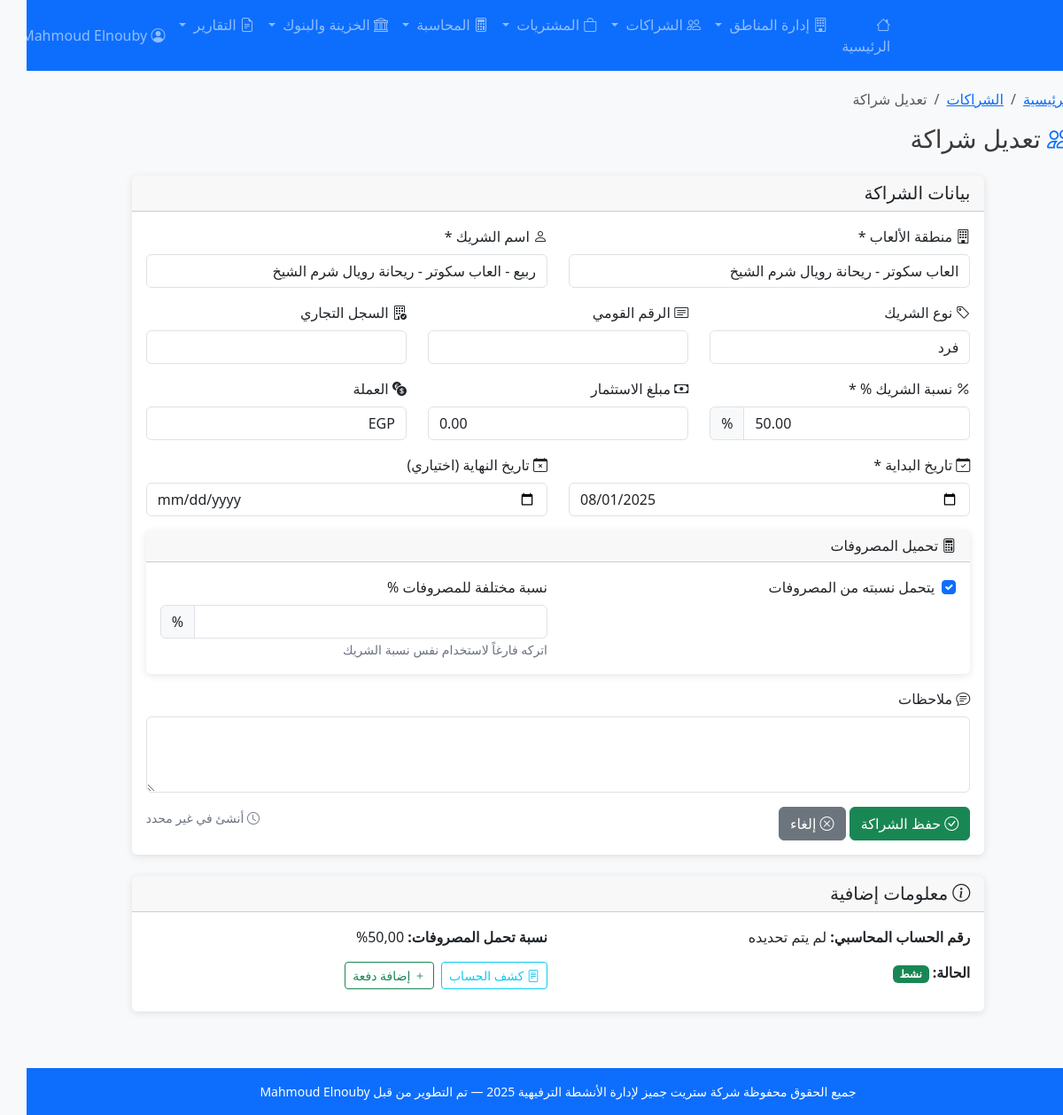
The app's page /partnerships/9/edit/ (signed in) with its own data.
### partnerships/models.py (models this page shows, shortened)
class Partnership(models.Model):
    PARTNER_TYPE_CHOICES = [
        ('individual', 'فرد'),
        ('company', 'شركة'),
        ('investor', 'مستثمر'),
    ]
    zone = models.ForeignKey(GameZone, on_delete=models.CASCADE, related_name='partnerships', verbose_name="منطقة الألعاب")
    partner_name = models.CharField(max_length=200, verbose_name="اسم الشريك")
    partner_type = models.CharField(max_length=20, choices=PARTNER_TYPE_CHOICES, verbose_name="نوع الشريك")
    national_id = models.CharField(max_length=20, blank=True, verbose_name="الرقم القومي")  # للأفراد
    commercial_register = models.CharField(max_length=50, blank=True, verbose_name="السجل التجاري")  # للشركات
    percentage = models.DecimalField(max_digits=5, decimal_places=2, verbose_name="نسبة الشريك %")  # نسبة الشريك
    investment_amount = models.DecimalField(max_digits=12, decimal_places=2, default=0, verbose_name="مبلغ الاستثمار")
    currency = models.CharField(max_length=3, default='EGP', verbose_name="العملة")
    start_date = models.DateField(verbose_name="تاريخ البداية")
    end_date = models.DateField(null=True, blank=True, verbose_name="تاريخ النهاية")
    partner_account = models.CharField(max_length=20, blank=True, verbose_name="رقم حساب الشريك")  # رقم حساب الشريك
    share_expenses = models.BooleanField(default=True, verbose_name="يتحمل المصروفات")  # هل يتحمل نسبته من المصروفات؟
    expense_percentage = models.DecimalField(max_digits=5, decimal_places=2, null=True, blank=True, verbose_name="نسبة المصروفات %")  # نسبة مختلفة للمصروفات
    active = models.BooleanField(default=True, verbose_name="نشط")
    notes = models.TextField(blank=True, verbose_name="ملاحظات")
    def get_expense_percentage(self):
        if self.share_expenses:
            return self.expense_percentage or self.percentage
        return Decimal('0')
    class Meta:
        unique_together = ['zone', 'partner_name']
        verbose_name = "شراكة"
        verbose_name_plural = "الشراكات"

### partnerships/views.py (the view)
# urls.py: path('<int:pk>/edit/', views.partnership_edit, name='partnership_edit'),
@manager_or_admin_required
def partnership_edit(request, pk):
    if hasattr(request.user, 'userprofile'):
        accessible_zones = request.user.userprofile.get_accessible_zones()
    else:
        accessible_zones = []
    partnership = get_object_or_404(Partnership, pk=pk, zone__in=accessible_zones)
    if request.method == 'POST':
        form = PartnershipForm(request.POST, instance=partnership, user=request.user)
        if form.is_valid():
            form.save()
            messages.success(request, 'تم تحديث الشراكة بنجاح')
            return redirect('partnerships:partnerships_list')
    else:
        form = PartnershipForm(instance=partnership, user=request.user)
    return render(request, 'partnerships/partnership_form.html', {'form': form, 'title': 'تعديل شراكة', 'partnership': partnership})

### core/context_processors.py (called while the page is built)
def app_context(request):
    return {
        'app_name': 'Street Games V2',
        'app_version': '2.0.0',
        'company_name': 'شركة ألعاب الشارع',
        'support_email': 'support@streetgames.com',
        'debug_mode': settings.DEBUG,
        'supported_currencies': get_supported_currencies(),
    }

### core/models.py (called while the page is built)
    def get_accessible_zones(self):
        if self.can_access_all_zones or self.role in ['admin', 'manager']:
            return GameZone.objects.filter(active=True)
        return self.allowed_zones.filter(active=True)

    def __str__(self):
        return self.name

### core/utils.py (called while the page is built)
def get_supported_currencies() -> List[Tuple[str, str]]:
    codes = ['EGP', 'USD', 'EUR', 'GBP']
    names = {
        'EGP': 'جنيه مصري',
        'USD': 'دولار أمريكي',
        'EUR': 'يورو',
        'GBP': 'جنيه استرليني',
    }
    return [(code, names.get(code, code)) for code in codes]

### templates/partnerships/partnership_form.html (shortened to what this page needs)
{% extends 'base.html' %}
{% block content %}
<div class="row mb-4">
    <div class="col-12">
        <nav aria-label="breadcrumb">
            <ol class="breadcrumb">
                <li class="breadcrumb-item"><a href="{% url 'core:dashboard' %}">الرئيسية</a></li>
                <li class="breadcrumb-item"><a href="{% url 'partnerships:partnerships_list' %}">الشراكات</a></li>
                <li class="breadcrumb-item active">{{ title }}</li>
            </ol>
        </nav>
        <h1 class="h3 mb-0">
            <i class="bi bi-people text-primary"></i>
            {{ title }}
        </h1>
    </div>
</div>
<div class="row">
    <div class="col-lg-10 mx-auto">
        <div class="card">
            <div class="card-header">
                <h5 class="card-title mb-0">
                     بيانات الشراكة
                </h5>
            </div>
            <div class="card-body">
                <form method="post" x-data="partnershipForm">
                    <div class="row mb-3">
                        <div class="col-md-6">
                            <label for="{{ form.zone.id_for_label }}" class="form-label">
                                <i class="bi bi-building"></i> منطقة الألعاب *
                            </label>
                            {{ form.zone }}
                        </div>
                        <div class="col-md-6">
                            <label for="{{ form.partner_name.id_for_label }}" class="form-label">
                                <i class="bi bi-person"></i> اسم الشريك *
                            </label>
                            {{ form.partner_name }}
                        </div>
                    </div>
                    <div class="row mb-3">
                        <div class="col-md-4">
                            <label for="{{ form.partner_type.id_for_label }}" class="form-label">
                                <i class="bi bi-tag"></i> نوع الشريك
                            </label>
                            {{ form.partner_type }}
                        </div>
                        <div class="col-md-4">
                            <label for="{{ form.national_id.id_for_label }}" class="form-label">
                                <i class="bi bi-card-text"></i> الرقم القومي
                            </label>
                            {{ form.national_id }}
                        </div>
                        <div class="col-md-4">
                            <label for="{{ form.commercial_register.id_for_label }}" class="form-label">
                                <i class="bi bi-building-check"></i> السجل التجاري
                            </label>
                            {{ form.commercial_register }}
                        </div>
                    </div>
                    <div class="row mb-3">
                        <div class="col-md-4">
                            <label for="{{ form.percentage.id_for_label }}" class="form-label">
                                <i class="bi bi-percent"></i> نسبة الشريك % *
                            </label>
                            <div class="input-group">
                                {{ form.percentage }}
                                <span class="input-group-text">%</span>
                            </div>
                        </div>
                        <div class="col-md-4">
                            <label for="{{ form.investment_amount.id_for_label }}" class="form-label">
                                <i class="bi bi-cash"></i> مبلغ الاستثمار
                            </label>
                            {{ form.investment_amount }}
                        </div>
                        <div class="col-md-4">
                            <label for="{{ form.currency.id_for_label }}" class="form-label">
                                <i class="bi bi-currency-exchange"></i> العملة
                            </label>
                            {{ form.currency }}
                        </div>
                    </div>
                    <div class="row mb-3">
                        <div class="col-md-6">
                            <label for="{{ form.start_date.id_for_label }}" class="form-label">
                                <i class="bi bi-calendar-check"></i> تاريخ البداية *
                            </label>
                            {{ form.start_date }}
                        </div>
                        <div class="col-md-6">
                            <label for="{{ form.end_date.id_for_label }}" class="form-label">
                                <i class="bi bi-calendar-x"></i> تاريخ النهاية (اختياري)
                            </label>
                            {{ form.end_date }}
                        </div>
                    </div>
                    <div class="card mb-3">
                        <div class="card-header">
                            <h6 class="card-title mb-0">
                                <i class="bi bi-calculator"></i> تحميل المصروفات
                            </h6>
                        </div>
                        <div class="card-body">
                            <div class="row">
                                <div class="col-md-6">
                                    <div class="form-check">
                                        {{ form.share_expenses }}
                                        <label class="form-check-label" for="{{ form.share_expenses.id_for_label }}">
                                            يتحمل نسبته من المصروفات
                                        </label>
                                    </div>
                                </div>
                                <div class="col-md-6">
                                    <label for="{{ form.expense_percentage.id_for_label }}" class="form-label">
                                        نسبة مختلفة للمصروفات %
                                    </label>
                                    <div class="input-group">
                                        {{ form.expense_percentage }}
                                        <span class="input-group-text">%</span>
                                    </div>
                                    <small class="text-muted">اتركه فارغاً لاستخدام نفس نسبة الشريك</small>
                                </div>
                            </div>
                        </div>
                    </div>
                    <div class="mb-3">
                        <label for="{{ form.notes.id_for_label }}" class="form-label">
                            <i class="bi bi-chat-text"></i> ملاحظات
                        </label>
                        {{ form.notes }}
                    </div>
                    <div class="d-flex justify-content-between">
                        <div>
                            <button type="submit" class="btn btn-success">
                                <i class="bi bi-check-circle"></i> حفظ الشراكة
                            </button>
                            <a href="{% url 'partnerships:partnerships_list' %}" class="btn btn-secondary">
                                <i class="bi bi-x-circle"></i> إلغاء
                            </a>
                        </div>
                        {% if partnership %}
                            <div>
                                <small class="text-muted">
                                    <i class="bi bi-clock"></i>
                                    أنشئ في {{ partnership.created_at|date:"Y-m-d H:i"|default:"غير محدد" }}
                                </small>
                            </div>
                        {% endif %}
                    </div>
                </form>
            </div>
        </div>
        {% if partnership %}
            <div class="card mt-4">
                <div class="card-header">
                    <h5 class="card-title mb-0">
                        <i class="bi bi-info-circle"></i> معلومات إضافية
                    </h5>
                </div>
                <div class="card-body">
                    <div class="row">
                        <div class="col-md-6">
                            <p><strong>رقم الحساب المحاسبي:</strong> {{ partnership.partner_account|default:"لم يتم تحديده" }}</p>
                            <p><strong>الحالة:</strong>
                                {% if partnership.active %}
                                    <span class="badge bg-success">نشط</span>
                                {% else %}
                                    <span class="badge bg-danger">غير نشط</span>
                                {% endif %}
                            </p>
                        </div>
                        <div class="col-md-6">
                            <p><strong>نسبة تحمل المصروفات:</strong> {{ partnership.get_expense_percentage }}%</p>
                            <div class="d-flex gap-2">
                                <a href="{% url 'partnerships:partner_accounts_list' %}?partnership={{ partnership.pk }}"
                                   class="btn btn-sm btn-outline-info">
                                    <i class="bi bi-file-text"></i> كشف الحساب
                                </a>
                                {% if can_access_treasury %}
                                    <a href="{% url 'partnerships:payment_create' %}?partnership={{ partnership.pk }}"
                                       class="btn btn-sm btn-outline-success">
                                        <i class="bi bi-plus"></i> إضافة دفعة
                                    </a>
                                {% endif %}
                            </div>
                        </div>
                    </div>
                </div>
            </div>
        {% endif %}
    </div>
</div>
{% endblock %}

### templates/base.html (style rules this page uses)
:root { --sg-text:#3a3a3a; --sg-heading:#2e2e2e; --sg-muted:#6b7280; }
body { font-family: 'Segoe UI', Tahoma, Geneva, Verdana, sans-serif; background-color: #f8f9fa; color: var(--sg-text); }
.card { border: none; box-shadow: 0 2px 10px rgba(0,0,0,0.1); margin-bottom: 20px; }
.text-primary { color: #0d6efd !important; }
h1,h2,h3,h4,h5,h6 { color: var(--sg-heading); }
.text-muted { color: var(--sg-muted) !important; }

### records on screen
Partnership: zone "العاب سكوتر - ريحانة رويال شرم الشيخ", partner_name "ربيع - العاب سكوتر - ريحانة رويال شرم الشيخ", partner_type "فرد", percentage "50.00", investment_amount "0.00", currency "EGP", start_date "08/01/2025", share_expenses "☑", partner_account "لم يتم تحديده", get_expense_percentage "50,00"

### other values on screen
{{ title }} "تعديل شراكة"
{{ partnership.created_at|date:"Y-m-d H:i"|default:"غير محدد" }} "غير محدد"
